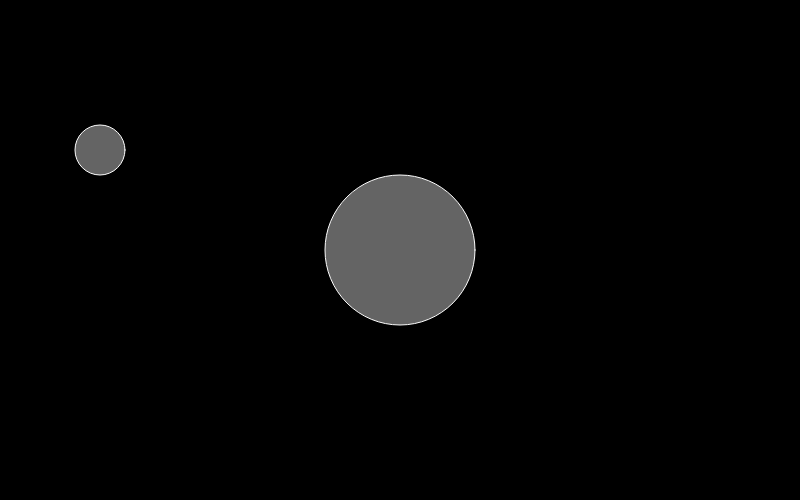
Frame 1 (no input)
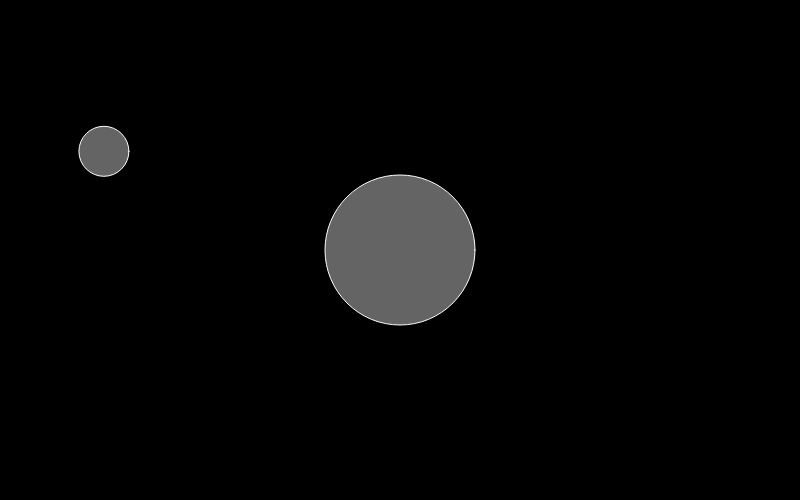
Frame 60 (no input)
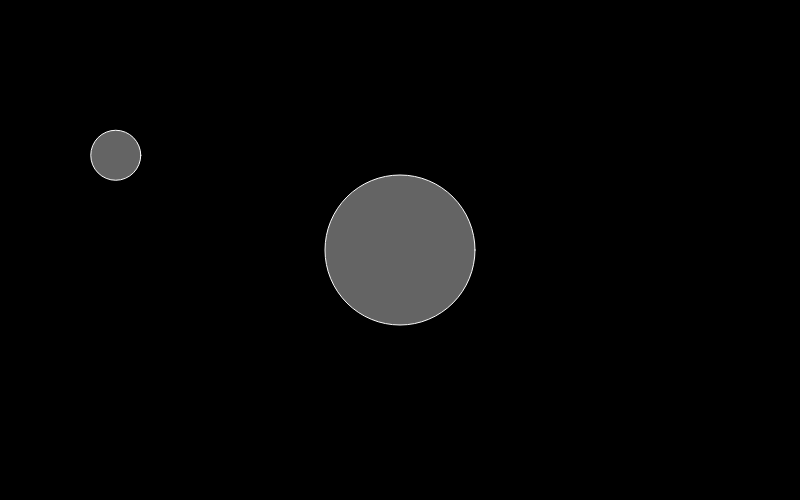
Frame 120 (the mouse pressed at the canvas centre since frame 60)

The p5.js sketch that drew these frames (run headless with seeded random() and noise() and a simulated clock; from frame 60 on, the mouse is pressed at the canvas centre):

// p5.js sketch
// ── sketch.js
var C_GRAVITY = 3;
var p1, p2;


function setup() {
  createCanvas(800, 500);
  background(0);

  p1 = new Particle(100, 150, 5); // (x,y,mass)
  p2 = new Particle(width/2, height/2, 15); // (x,y,mass)

}


function draw() {
  background(0);

  p1.applyAttraction(p2);
  p1.update();
  p1.display();

  p2.update();
  p2.display();
}
// ── Particle.js
"use strict";

class Particle {
  constructor(x, y, m) {
    this.pos = createVector(x, y);
    this.vel = createVector(0, 0);
    this.acc = createVector(0, 0);
    this.rad = 5;
    this.mass = m;
  }
  applyForce(f) {
    f.div(this.mass);
    this.acc.add(f);
  }
  applyAttraction(other) {
    var distance = this.pos.dist(other.pos);
    var magnitude = (C_GRAVITY * this.mass * other.mass) / (distance * distance);
    var force = p5.Vector.sub(other.pos, this.pos);
    force.normalize();
    force.mult(magnitude);
    this.acc.add(force);
  }
  update() {
    this.vel.add(this.acc); // vel = vel + acc;
    this.pos.add(this.vel); // pos = pos + vel;
    this.acc.mult(0); // acceleration has to be reset after being applied! ***
  }
  display() {
    push();
    translate(this.pos.x, this.pos.y);
    stroke(255);
    fill(255, 100);
    ellipse(0, 0, this.rad * 2 * this.mass, this.rad * 2 * this.mass);
    pop();
  }
}
